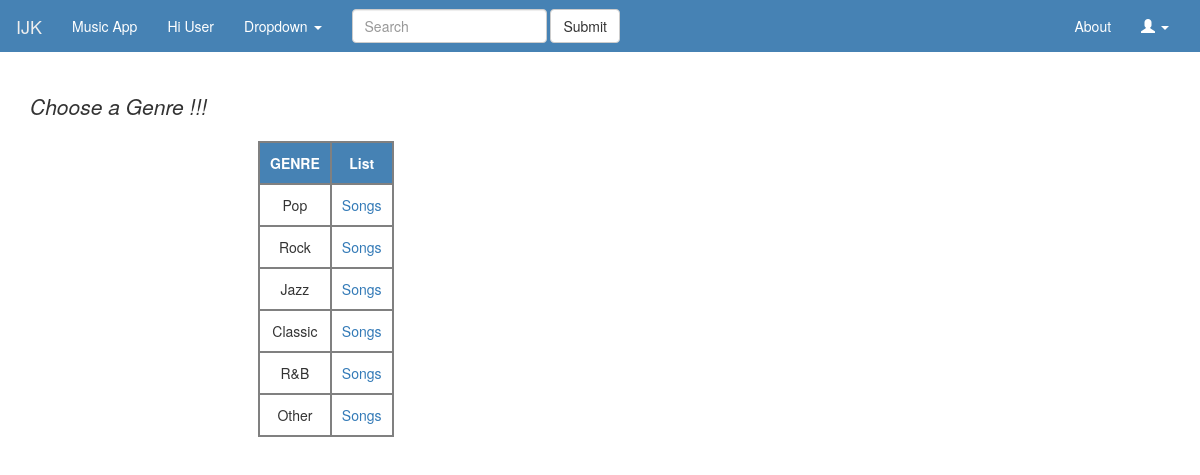
Screenshot of /genre.php with the database file from the repository.
### tables this page shows
CREATE TABLE IF NOT EXISTS `Genre` (
  `genre_id` int(10) NOT NULL,
  `type` varchar(32) NOT NULL
);

### genre.php (the view, shortened to what this page needs)
<!DOCTYPE html>
<html lang="en-US">
<head>
    <link href="bootstrap/css/bootstrap.min.css" rel="stylesheet">
    <link href="MusicApp.css" rel="stylesheet">
</head>
<body>
  <nav class="navbar navbar-custom">
    <div class="container-fluid">
      <div class="navbar-header">
        <a class="navbar-brand" href="#">IJK</a>
      </div>
      <div class="collapse navbar-collapse" id="bs-example-navbar-collapse-1">
        <ul class="nav navbar-nav">
          <li class="active"><a href="#">Music App <span class="sr-only">(current)</span></a></li>
          <li><a href="#">Hi User</a></li>
          <li class="dropdown">
            <a href="#" class="dropdown-toggle" data-toggle="dropdown" role="button" aria-haspopup="true" aria-expanded="false">Dropdown <span class="caret"></span></a>
          </li>
        </ul>
        <form class="navbar-form navbar-left" role="search">
          <div class="form-group">
            <input type="text" class="form-control" placeholder="Search">
          </div>
          <button type="submit" class="btn btn-default">Submit</button>
        </form>
        <ul class="nav navbar-nav navbar-right">
          <li><a href="#">About</a></li>
          <li class="dropdown">
            <a href="#" class="dropdown-toggle" data-toggle="dropdown" role="button" aria-haspopup="true" aria-expanded="false"><span class="glyphicon glyphicon-user" aria-hidden="true"></span> <span class="caret"></span></a>
          </li>
        </ul>
      </div>
    </div>
  </nav>
  <div class="container">
    <h3><p class="lead"><I>Choose a Genre !!!</I> </p></h3>
    <p>
        <?php
            try {
                $con = new PDO("mysql:host=localhost;dbname=jukebox",
                               "root", "");
                $con->setAttribute(PDO::ATTR_ERRMODE,
                                   PDO::ERRMODE_EXCEPTION);
                    $query = "SELECT * FROM genre";
                    $data = $con->query($query);
                    $data->setFetchMode(PDO::FETCH_ASSOC);
                    echo "<table>";
                    echo "<tr><th>GENRE</th><th>List</th></tr>";
                    foreach( $data as $row) {
                        echo "<tr>";
                        echo "<td>".$row['type']."</td>";
                        echo "<td><a>Songs</a></td>";
                        echo "</tr>\n";
                    }
                    echo "</table>";
      }
        catch(PDOException $ex) {
            echo 'ERROR: '.$ex->getMessage();
        }
    ?>
</p>
  </div>
</body>
</html>

### MusicApp.css (style rules this page uses)
.navbar-custom { background-color:#4682B4; color:#ffffff; border-radius:0; }
.navbar-custom .navbar-nav > li > a { color:#fff; }
.navbar-custom .navbar-nav > .active > a, .navbar-nav > .active > a:hover, .navbar-nav > .active > a:focus { color: #ffffff; background-color:transparent; }
.navbar-custom .navbar-brand { color:#eeeeee; }
table, td, th { border: 2px solid grey; text-align: center; padding: 10px; }
th { background-color: #4682B4; color: white; }
table { margin-left:20%; margin-right:auto; }

### rows the page displays
genre: type "Pop"
genre: type "Rock"
genre: type "Jazz"
genre: type "Classic"
genre: type "R&B"
genre: type "Other"
